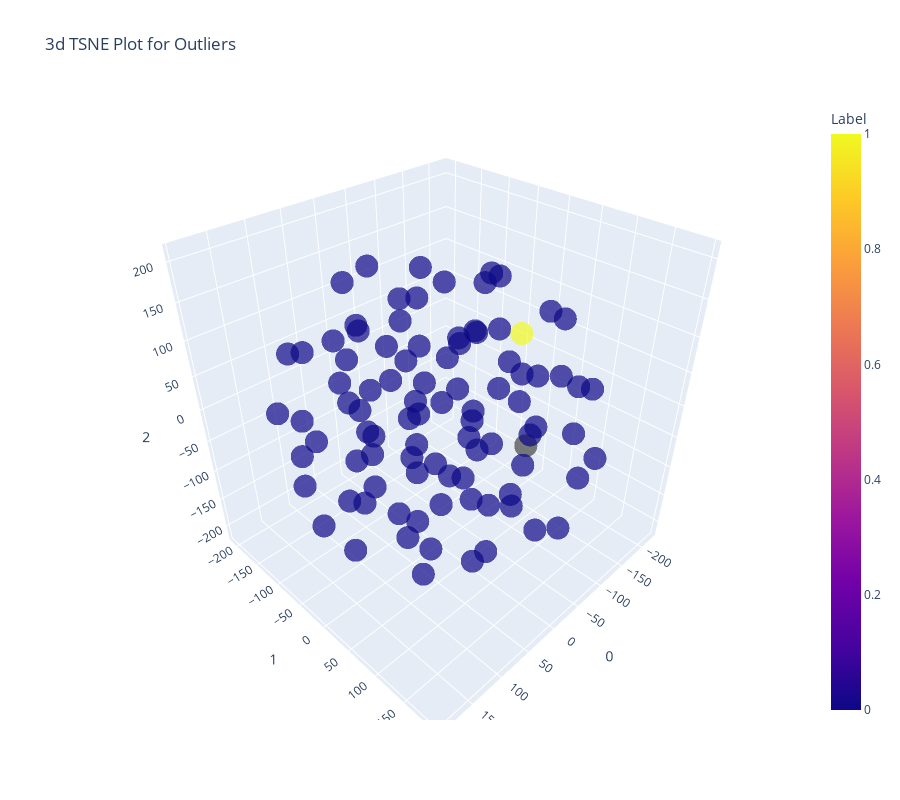

The notebook cell saved with this chart:
### Code cell
plot_model(svm)

### Figure 1 — Plotly figure (JSON) as saved in the notebook; plotly's stock layout.template omitted (floating-point values rounded to 4 significant figures)
{"data": [{"customdata": [[null], ["Breast-MRI-NACT-Pilot"], ["Breast-MRI-NACT-Pilot"], ["Breast-MRI-NACT-Pilot"], ["Breast-MRI-NACT-Pilot"], ["Breast-MRI-NACT-Pilot"], ["Breast-MRI-NACT-Pilot"], ["Breast-MRI-NACT-Pilot"], ["Breast-MRI-NACT-Pilot"], ["Breast-MRI-NACT-Pilot"], ["Breast-MRI-NACT-Pilot"], ["Breast-MRI-NACT-Pilot"], ["Breast-MRI-NACT-Pilot"], ["Breast-MRI-NACT-Pilot"], ["Breast-MRI-NACT-Pilot"], ["Breast-MRI-NACT-Pilot"], ["Breast-MRI-NACT-Pilot"], ["Breast-MRI-NACT-Pilot"], ["Breast-MRI-NACT-Pilot"], ["Breast-MRI-NACT-Pilot"], ["Breast-MRI-NACT-Pilot"], ["Breast-MRI-NACT-Pilot"], ["Breast-MRI-NACT-Pilot"], ["Breast-MRI-NACT-Pilot"], ["Breast-MRI-NACT-Pilot"], ["Breast-MRI-NACT-Pilot"], ["I-Spy1"], ["I-Spy1"], ["I-Spy1"], ["I-Spy1"], ["I-Spy1"], ["I-Spy1"], ["I-Spy1"], ["I-Spy1"], ["I-Spy1"], ["I-Spy1"], ["I-Spy1"], ["I-Spy1"], ["I-Spy1"], ["I-Spy1"], ["I-Spy1"], ["I-Spy1"], ["I-Spy1"], ["I-Spy1"], ["I-Spy1"], ["I-Spy1"], ["I-Spy1"], ["I-Spy1"], ["I-Spy1"], ["I-Spy1"], ["I-Spy1"], ["I-Spy1"], ["I-Spy1"], ["I-Spy1"], ["I-Spy1"], ["I-Spy1"], ["I-Spy1"], ["I-Spy1"], ["I-Spy1"], ["I-Spy1"], ["I-Spy1"], ["I-Spy1"], ["I-Spy1"], ["I-Spy1"], ["I-Spy1"], ["I-Spy1"], ["I-Spy1"], ["I-Spy1"], ["I-Spy1"], ["I-Spy1"], ["I-Spy1"], ["I-Spy1"], ["I-Spy1"], ["I-Spy1"], ["I-Spy1"], ["I-Spy1"], ["I-Spy1"], ["I-Spy1"], ["I-Spy1"], ["I-Spy1"], ["I-Spy1"], ["I-Spy1"], ["I-Spy1"], ["I-Spy1"], ["I-Spy1"], ["I-Spy1"], ["I-Spy1"], ["I-Spy1"], ["I-Spy1"], ["I-Spy1"], ["I-Spy1"], ["I-Spy1"], ["I-Spy1"]], "hovertemplate": "0=%{x}<br>1=%{y}<br>2=%{z}<br>Feature=%{customdata[0]}<br>Label=%{marker.color}<extra></extra>", "legendgroup": "", "marker": {"color": [null, 0, 0, 0, 0, 0, 0, 0, 0, 0, 0, 0, 0, 0, 0, 0, 0, 0, 0, 0, 0, 0, 0, 0, 0, 0, 0, 0, 0, 0, 0, 0, 0, 0, 0, 0, 0, 0, 0, 0, 0, 0, 0, 0, 0, 0, 0, 0, 0, 0, 0, 0, 0, 0, 0, 0, 0, 0, 0, 0, 0, 0, 0, 0, 0, 0, 0, 0, 0, 0, 0, 0, 0, 0, 0, 0, 0, 0, 0, 0, 1, 0, 0, 0, 0, 0, 0, 0, 0, 0, 0, 0, 0], "coloraxis": "coloraxis", "opacity": 0.7, "symbol": "circle"}, "mode": "markers", "name": "", "scene": "scene", "showlegend": false, "type": "scatter3d", "x": [-16.81, -16.65, -99.7, 109.5, 95.83, -74.34, -90.41, -158.8, 84.7, 135.6, -4.664, -93.58, 114.1, -16.66, -78.62, 57.15, -49.57, -58.31, 42.5, 8.756, 12.87, 40.71, -79.89, -34.8, -32.05, -57.86, 143.3, -55.82, 83.48, -64.98, 117.3, 188.4, 111.7, 58.84, 136.0, 7.675, -38.21, 5.335, 66.64, -8.532, 77.45, -163.9, -172.5, -90.41, -25.0, -16.66, -114.7, -100.4, -2.394, -100.2, 33.43, -126.6, 78.14, 153.6, 26.2, 191.2, 41.2, 136.5, -95.98, 114.7, 60.57, -161.2, 61.99, -162.1, 61.35, -221.4, 45.97, -30.91, 174.5, 51.71, -51.34, 38.29, -97.84, -83.47, -161.6, 32.39, -82.89, 35.31, -116.8, 170.7, -174.3, -5.715, -138.6, -15.55, -0.7729, -43.86, 56.78, -11.35, 166.5, -30.03, 90.37, 118.8, 85.44], "y": [126.5, -143.5, 8.775, 84.48, 55.23, -15.54, -134.1, -44.46, -86.29, 125.6, 104.8, 153.3, 132.1, 108.9, 21.97, 169.5, -113.0, -65.59, 84.21, -126.1, -73.06, 45.71, 9.175, -18.74, 38.04, 194.3, -1.347, 162.2, -30.24, 76.07, -18.21, 4.752, 47.53, 1.512, -76.8, -33.08, -32.07, 74.86, -113.8, 25.24, 58.09, 64.26, -95.55, 91.03, 36.81, 43.32, -76.8, 60.89, -45.81, -60.4, -4.481, 136.6, -159.7, -80.67, 88.22, -16.12, 3.75, 4.861, -138.3, -129.9, 3.043, 95.63, 140.6, -0.8821, -92.65, -16.33, -85.44, -171.5, 66.76, -31.63, 125.9, 172.4, 13.73, 89.5, 62.56, -156.3, -72.26, 89.28, -157.9, 84.61, -14.33, 190.4, -28.95, -44.07, -154.3, -206.2, 109.5, -78.14, -97.39, -87.59, -182.2, -2.629, -67.64], "z": [12.48, 149.1, 86.61, -136.7, 18.46, -83.32, -111.5, 121.3, -144.3, -45.07, 121.6, -66.54, 48.89, -73.08, -187.5, -5.258, 8.924, -149.9, -25.75, -129.0, 24.09, -93.78, 169.0, 60.69, -51.54, 8.919, -134.0, 92.28, -85.03, 65.91, -16.11, -57.47, -61.02, 182.5, 115.7, -108.3, -15.03, 207.8, 87.29, 117.2, 110.8, 12.5, 11.24, 145.3, -132.5, 19.68, -50.81, -103.5, -213.5, 36.96, -30.36, 43.69, -86.22, -71.59, -174.0, 33.55, 43.01, 141.9, 78.45, -17.05, -167.3, -63.9, -91.91, -58.91, 170.1, -49.8, -46.96, -58.21, 8.458, 107.5, -146.0, 82.29, 0.6569, -15.01, 97.73, -9.499, 129.0, 55.8, -14.31, 104.5, 41.08, -66.67, -137.0, 179.6, 66.81, 20.87, 185.7, 98.33, 37.13, -65.34, 49.78, 65.34, 27.38]}], "layout": {"coloraxis": {"colorbar": {"title": {"text": "Label"}}, "colorscale": [[0, "#0d0887"], [0.1111, "#46039f"], [0.2222, "#7201a8"], [0.3333, "#9c179e"], [0.4444, "#bd3786"], [0.5556, "#d8576b"], [0.6667, "#ed7953"], [0.7778, "#fb9f3a"], [0.8889, "#fdca26"], [1, "#f0f921"]]}, "height": 800, "legend": {"tracegroupgap": 0}, "scene": {"domain": {"x": [0, 1], "y": [0, 1]}, "xaxis": {"title": {"text": "0"}}, "yaxis": {"title": {"text": "1"}}, "zaxis": {"title": {"text": "2"}}}, "title": {"text": "3d TSNE Plot for Outliers"}, "width": 900}}
